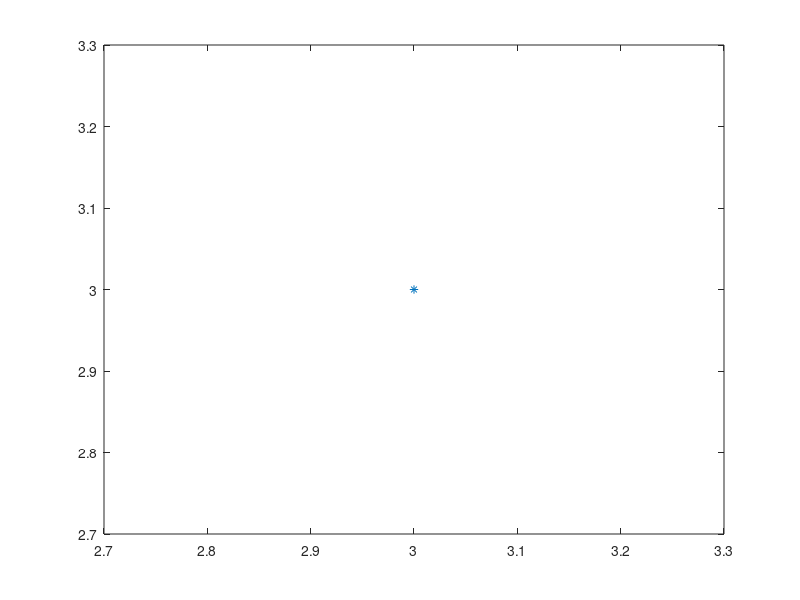
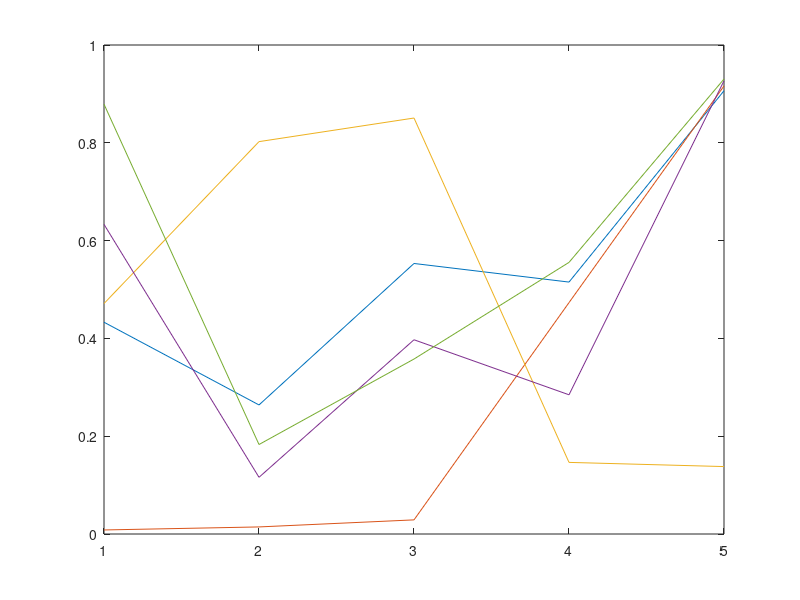

These charts were generated, in order, by the following MATLAB code:
close all
clear
% reply = input('Hello World? Y/N [Y]', 's');

% if isempty(reply)
%     reply = 'Y';

%     reply2 = input('What is your name?', 's')
%     fprintf('The area is %8.5f\n', pi)

% end

x = rand(10, 10);
y = x(1:2:end, 1:2:end);

% plot(y)
plot(y)
figure
plot(3, 3, '*')

print()
